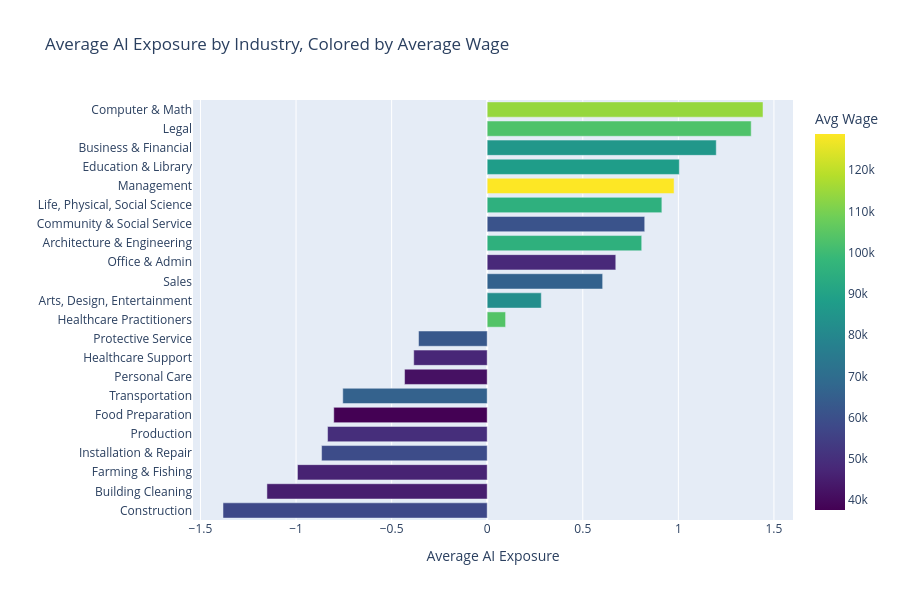

Notebook source saved alongside this figure:
### Markdown cell above
### 5. Analysis Part II: Which Industries are Most Exposed?

The scatter plot is dense. To see the "forest for the trees," let's aggregate the data by industry.

We will calculate the **average AI Exposure** for each industry and sort them. This will clearly show which sectors are effectively "AI-Safe" vs. "AI-Prone."

### Code cell
# Group by Industry and calculate means
industry_stats = merged_df.groupby('Industry Name')[['AIOE', 'A_MEAN']].mean().reset_index()

# Sort by AI Exposure
industry_stats = industry_stats.sort_values(by='AIOE', ascending=True)

# Create Bar Chart
fig_bar = px.bar(
    industry_stats,
    x='AIOE',
    y='Industry Name',
    orientation='h', 
    color='A_MEAN',  
    color_continuous_scale='Viridis',
    title='Average AI Exposure by Industry, Colored by Average Wage',
    labels={'AIOE': 'Average AI Exposure', 'Industry Name': '', 'A_MEAN': 'Avg Wage'},
    height=600
)

fig_bar.show()

### Figure 1 — Plotly figure (JSON) as saved in the notebook; plotly's stock layout.template omitted (floating-point values rounded to 4 significant figures)
{"data": [{"alignmentgroup": "True", "hovertemplate": "Average AI Exposure=%{x}<br>=%{y}<br>Avg Wage=%{marker.color}<extra></extra>", "legendgroup": "", "marker": {"color": [57490.0, 45200.0, 46490.0, 58780.0, 49620.0, 37640.0, 66010.0, 41860.0, 47470.0, 62800.0, 103800.0, 82470.0, 66070.0, 48080.0, 95560.0, 61220.0, 95510.0, 128776, 87920.0, 85680.0, 103080, 114265], "coloraxis": "coloraxis", "pattern": {"shape": ""}}, "name": "", "offsetgroup": "", "orientation": "h", "showlegend": false, "textposition": "auto", "type": "bar", "x": [-1.382, -1.152, -0.9925, -0.8664, -0.8351, -0.8026, -0.7556, -0.4323, -0.3844, -0.3591, 0.09614, 0.2829, 0.6039, 0.6726, 0.8083, 0.824, 0.9136, 0.9776, 1.005, 1.198, 1.381, 1.443], "xaxis": "x", "y": ["Construction", "Building Cleaning", "Farming & Fishing", "Installation & Repair", "Production", "Food Preparation", "Transportation", "Personal Care", "Healthcare Support", "Protective Service", "Healthcare Practitioners", "Arts, Design, Entertainment", "Sales", "Office & Admin", "Architecture & Engineering", "Community & Social Service", "Life, Physical, Social Science", "Management", "Education & Library", "Business & Financial", "Legal", "Computer & Math"], "yaxis": "y"}], "layout": {"barmode": "relative", "coloraxis": {"colorbar": {"title": {"text": "Avg Wage"}}, "colorscale": [[0, "#440154"], [0.1111, "#482878"], [0.2222, "#3e4989"], [0.3333, "#31688e"], [0.4444, "#26828e"], [0.5556, "#1f9e89"], [0.6667, "#35b779"], [0.7778, "#6ece58"], [0.8889, "#b5de2b"], [1, "#fde725"]]}, "height": 600, "legend": {"tracegroupgap": 0}, "title": {"text": "Average AI Exposure by Industry, Colored by Average Wage"}, "xaxis": {"anchor": "y", "domain": [0, 1], "title": {"text": "Average AI Exposure"}}, "yaxis": {"anchor": "x", "domain": [0, 1], "title": {"text": ""}}}}
